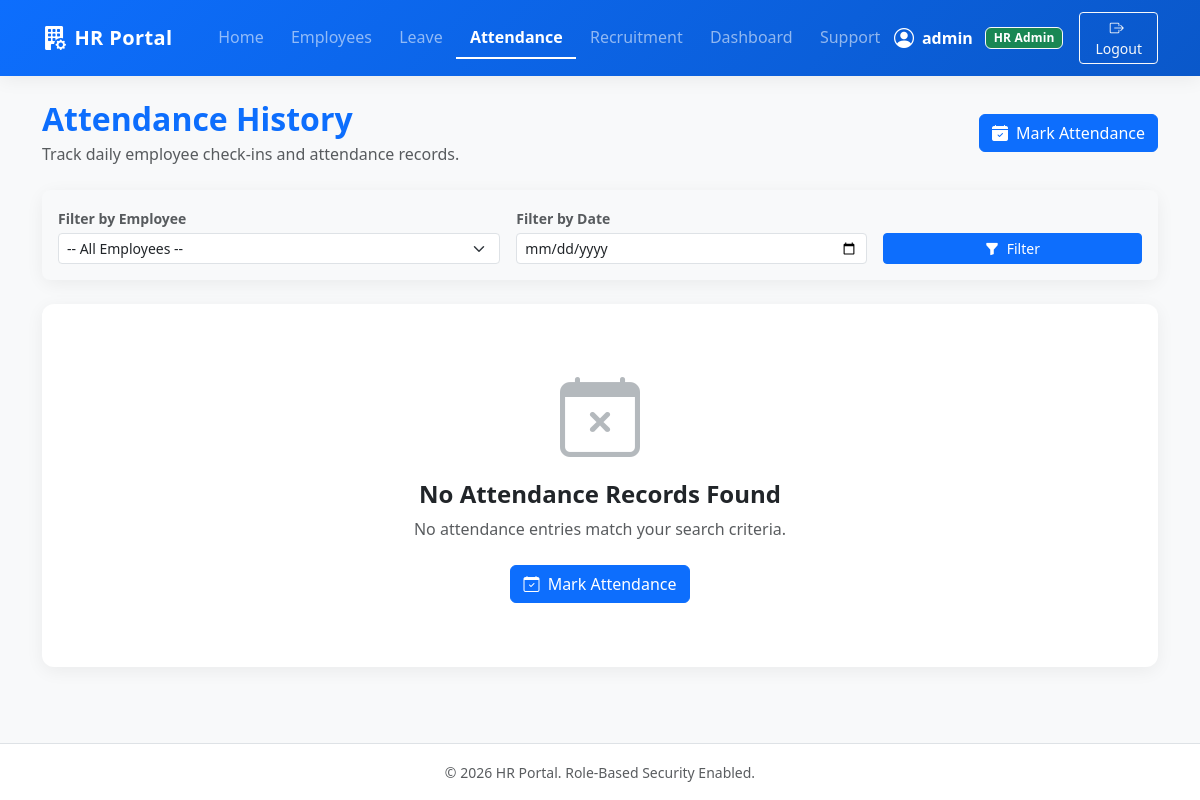
/attendance (signed in), run on an earlier commit of the app's database.
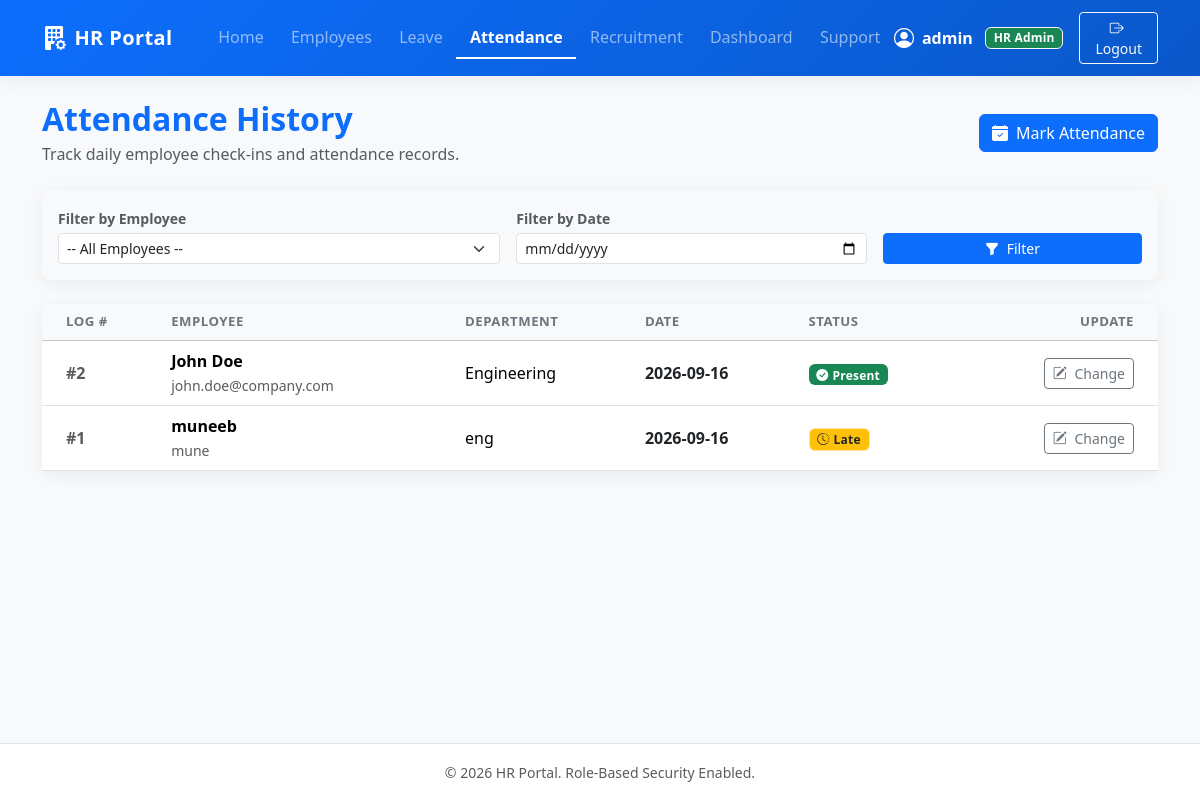
And on a later commit of the database.
### models/user.py (models this page shows, shortened)
class User(UserMixin, db.Model):
    __tablename__ = 'users'
    id = db.Column(db.Integer, primary_key=True)
    username = db.Column(db.String(80), unique=True, nullable=False)
    email = db.Column(db.String(120), unique=True, nullable=False)
    password_hash = db.Column(db.String(255), nullable=False)
    role = db.Column(db.String(20), nullable=False, default='employee')  # 'hr' or 'employee'
    employee_id = db.Column(db.Integer, db.ForeignKey('employees.id'), nullable=True)

### models/attendance.py (models this page shows, shortened)
class Attendance(db.Model):
    __tablename__ = 'attendances'
    id = db.Column(db.Integer, primary_key=True)
    employee_id = db.Column(db.Integer, db.ForeignKey('employees.id'), nullable=False)
    date = db.Column(db.Date, nullable=False)
    status = db.Column(db.String(20), nullable=False)  # Present, Absent, Late
    __table_args__ = (
        db.UniqueConstraint('employee_id', 'date', name='uq_employee_date'),
    )

### models/employee.py (models this page shows, shortened)
class Employee(db.Model):
    __tablename__ = 'employees'
    id = db.Column(db.Integer, primary_key=True)
    name = db.Column(db.String(100), nullable=False)
    email = db.Column(db.String(120), unique=True, nullable=False)
    department = db.Column(db.String(80), nullable=True)
    position = db.Column(db.String(80), nullable=True)
    join_date = db.Column(db.Date, nullable=False, default=date.today)
    leaves = db.relationship('Leave', backref='employee', lazy=True, cascade='all, delete-orphan')
    attendances = db.relationship('Attendance', backref='employee', lazy=True, cascade='all, delete-orphan')
    user_account = db.relationship('User', backref='employee', uselist=False)

### app.py (the view, shortened to what this page needs)
    @app.route('/attendance')
    @login_required
    def list_attendance():
        if current_user.role == 'hr':
            employees = Employee.query.order_by(Employee.name).all()
            emp_id_param = request.args.get('employee_id', type=int)
            date_param_str = request.args.get('date', '').strip()
            query = Attendance.query
            if emp_id_param:
                query = query.filter_by(employee_id=emp_id_param)
            if date_param_str:
                try:
                    selected_date = datetime.strptime(date_param_str, '%Y-%m-%d').date()
                    query = query.filter_by(date=selected_date)
                except ValueError:
                    pass
            attendances = query.order_by(Attendance.date.desc(), Attendance.id.desc()).all()
            return render_template(
                'attendance/list.html',
                attendances=attendances,
                employees=employees,
                selected_employee_id=emp_id_param,
                selected_date=date_param_str
            )

### templates/attendance/list.html (shortened to what this page needs)
{% extends "base.html" %}
{% block content %}
<div class="d-flex justify-content-between align-items-center mb-4">
    <div>
        <h2 class="fw-bold text-primary mb-1">Attendance History</h2>
        <p class="text-muted mb-0">
            {% if current_user.role == 'hr' %}
                Track daily employee check-ins and attendance records.
            {% else %}
                View your personal attendance record history (automated biometric log).
            {% endif %}
        </p>
    </div>
    {% if current_user.role == 'hr' %}
    <a href="{{ url_for('mark_attendance') }}" class="btn btn-primary d-flex align-items-center gap-2">
        <i class="bi bi-calendar-check-fill"></i>
        <span>Mark Attendance</span>
    </a>
    {% endif %}
</div>
<div class="card border-0 shadow-sm mb-4">
    <div class="card-body p-3 bg-light rounded-3">
        <form method="GET" action="{{ url_for('list_attendance') }}" class="row g-3 align-items-end">
            {% if current_user.role == 'hr' %}
            <div class="col-md-5">
                <label for="employee_id" class="form-label small fw-semibold text-muted mb-1">Filter by Employee</label>
                <select class="form-select form-select-sm" id="employee_id" name="employee_id">
                    <option value="">-- All Employees --</option>
                </select>
            </div>
            {% endif %}
            <div class="{% if current_user.role == 'hr' %}col-md-4{% else %}col-md-8{% endif %}">
                <label for="date" class="form-label small fw-semibold text-muted mb-1">Filter by Date</label>
                <input type="date" class="form-control form-control-sm" id="date" name="date" value="{{ selected_date or '' }}">
            </div>
            <div class="col-md-3 d-flex gap-2">
                <button type="submit" class="btn btn-sm btn-primary flex-grow-1">
                    <i class="bi bi-funnel-fill me-1"></i> Filter
                </button>
            </div>
        </form>
    </div>
</div>
{% if attendances %}
<div class="card border-0 shadow-sm">
    <div class="card-body p-0">
        <div class="table-responsive">
            <table class="table table-hover align-middle mb-0">
                <thead class="table-light">
                    <tr>
                        <th scope="col" class="ps-4">Log #</th>
                        <th scope="col">Employee</th>
                        <th scope="col">Department</th>
                        <th scope="col">Date</th>
                        <th scope="col">Status</th>
                        {% if current_user.role == 'hr' %}
                        <th scope="col" class="text-end pe-4">Update</th>
                        {% endif %}
                    </tr>
                </thead>
                <tbody>
                    {% for att in attendances %}
                    <tr>
                        <td class="ps-4 fw-semibold text-muted">#{{ att.id }}</td>
                        <td>
                            <div class="fw-bold">{{ att.employee.name if att.employee else 'Unknown' }}</div>
                            <small class="text-muted">{{ att.employee.email if att.employee else '' }}</small>
                        </td>
                        <td>{{ att.employee.department if att.employee and att.employee.department else 'N/A' }}</td>
                        <td>
                            <span class="fw-semibold text-dark">{{ att.date.strftime('%Y-%m-%d') }}</span>
                        </td>
                        <td>
                            {% if att.status == 'Present' %}
                                <span class="badge bg-success">
                                    <i class="bi bi-check-circle-fill me-1"></i>Present
                                </span>
                            {% elif att.status == 'Absent' %}
                                <span class="badge bg-danger">
                                    <i class="bi bi-x-circle-fill me-1"></i>Absent
                                </span>
                            {% elif att.status == 'Late' %}
                                <span class="badge bg-warning text-dark border border-warning-subtle">
                                    <i class="bi bi-clock-history me-1"></i>Late
                                </span>
                            {% endif %}
                        </td>
                        {% if current_user.role == 'hr' %}
                        <td class="text-end pe-4">
                            <a href="{{ url_for('mark_attendance', emp_id=att.employee_id, att_date=att.date.strftime('%Y-%m-%d')) }}" class="btn btn-sm btn-outline-secondary" title="Update Attendance">
                                <i class="bi bi-pencil-square me-1"></i> Change
                            </a>
                        </td>
                        {% endif %}
                    </tr>
                    {% endfor %}
                </tbody>
            </table>
        </div>
    </div>
</div>
{% else %}
<div class="card border-0 shadow-sm text-center py-5">
    <div class="card-body">
        <div class="text-muted mb-3">
            <i class="bi bi-calendar-x display-1 text-secondary opacity-50"></i>
        </div>
        <h4 class="fw-bold">No Attendance Records Found</h4>
        <p class="text-muted">No attendance entries match your search criteria.</p>
        {% if current_user.role == 'hr' %}
        <a href="{{ url_for('mark_attendance') }}" class="btn btn-primary mt-2">
            <i class="bi bi-calendar-check me-1"></i> Mark Attendance
        </a>
        {% endif %}
    </div>
</div>
{% endif %}
{% endblock %}

### templates/base.html (shortened to what this page needs)
<!DOCTYPE html>
<html lang="en">
<head>
    <link href="https://cdn.jsdelivr.net/npm/bootstrap@5.3.3/dist/css/bootstrap.min.css" rel="stylesheet">
    <link href="https://cdn.jsdelivr.net/npm/bootstrap-icons@1.11.3/font/bootstrap-icons.min.css" rel="stylesheet">
    <link rel="stylesheet" href="{{ url_for('static', filename='css/style.css') }}">
</head>
<body>
    <nav class="navbar navbar-expand-lg navbar-dark bg-primary shadow-sm">
        <div class="container">
            <a class="navbar-brand d-flex align-items-center gap-2" href="{{ url_for('index') }}">
                <i class="bi bi-building-fill-gear fs-4"></i>
                <span>HR Portal</span>
            </a>
            <div class="collapse navbar-collapse" id="navbarNav">
                <ul class="navbar-nav me-auto ms-lg-3">
                    {% if current_user.is_authenticated %}
                        <li class="nav-item">
                            <a class="nav-link {% if request.endpoint == 'index' %}active{% endif %}" href="{{ url_for('index') }}">Home</a>
                        </li>
                        {% if current_user.role == 'hr' %}
                            <li class="nav-item">
                                <a class="nav-link {% if request.endpoint in ['list_employees', 'add_employee', 'edit_employee'] %}active{% endif %}" href="{{ url_for('list_employees') }}">Employees</a>
                            </li>
                            <li class="nav-item">
                                <a class="nav-link {% if request.endpoint in ['list_leaves', 'apply_leave'] %}active{% endif %}" href="{{ url_for('list_leaves') }}">Leave</a>
                            </li>
                            <li class="nav-item">
                                <a class="nav-link {% if request.endpoint in ['list_attendance', 'mark_attendance'] %}active{% endif %}" href="{{ url_for('list_attendance') }}">Attendance</a>
                            </li>
                            <li class="nav-item">
                                <a class="nav-link {% if request.endpoint in ['list_jobs', 'add_job', 'job_details', 'add_candidate', 'job_matches'] %}active{% endif %}" href="{{ url_for('list_jobs') }}">Recruitment</a>
                            </li>
                            <li class="nav-item">
                                <a class="nav-link {% if request.endpoint == 'dashboard' %}active{% endif %}" href="{{ url_for('dashboard') }}">Dashboard</a>
                            </li>
                            <li class="nav-item">
                                <a class="nav-link {% if request.endpoint in ['list_tickets', 'create_ticket'] %}active{% endif %}" href="{{ url_for('list_tickets') }}">Support</a>
                            </li>
                        {% endif %}
                    {% endif %}
                </ul>
                <ul class="navbar-nav ms-auto align-items-center gap-2">
                    {% if current_user.is_authenticated %}
                        <li class="nav-item d-flex align-items-center gap-2 text-white">
                            <i class="bi bi-person-circle fs-5"></i>
                            <span class="fw-bold me-1">{{ current_user.username }}</span>
                            {% if current_user.role == 'hr' %}
                                <span class="badge bg-success text-white border border-light">HR Admin</span>
                            {% else %}
                                <span class="badge bg-warning text-dark border border-light">Employee</span>
                            {% endif %}
                        </li>
                        <li class="nav-item">
                            <a href="{{ url_for('logout') }}" class="btn btn-outline-light btn-sm ms-2">
                                <i class="bi bi-box-arrow-right me-1"></i> Logout
                            </a>
                        </li>
                    {% else %}
                        <li class="nav-item">
                            <a href="{{ url_for('login') }}" class="btn btn-light btn-sm text-primary fw-bold px-3">
                                <i class="bi bi-box-arrow-in-right me-1"></i> Sign In
                            </a>
                        </li>
                    {% endif %}
                </ul>
            </div>
        </div>
    </nav>
    <main class="container my-4">
        {% block content %}
        {% endblock %}
    </main>
    <footer class="py-3 border-top text-center text-muted">
        <div class="container">
            <small>&copy; 2026 HR Portal. Role-Based Security Enabled.</small>
        </div>
    </footer>
</body>
</html>

### static/css/style.css (style rules this page uses)
:root { --primary-color: #0d6efd; --primary-dark: #0a58ca; --primary-light: #e7f1ff; --secondary-bg: #f8f9fa; --card-border-radius: 12px; --card-shadow: 0 4px 18px rgba(0, 0, 0, 0.06); --hover-shadow: 0 8px 25px rgba(13, 110, 253, 0.12); }
body { background-color: var(--secondary-bg); font-family: 'Segoe UI', system-ui, -apple-system, BlinkMacSystemFont, Roboto, sans-serif; color: #212529; min-height: 100vh; display: flex; flex-direction: column; -webkit-font-smoothing: antialiased; }
main { flex: 1; }
.navbar { padding-top: 0.75rem; padding-bottom: 0.75rem; background: linear-gradient(135deg, #0d6efd 0%, #0a58ca 100%) !important; }
.navbar-brand { font-size: 1.25rem; font-weight: 700; letter-spacing: 0.4px; }
.nav-link { font-weight: 500; padding-left: 0.85rem !important; padding-right: 0.85rem !important; transition: color 0.15s ease-in-out; }
.nav-link.active { font-weight: 600; border-bottom: 2px solid #ffffff; }
.card { border-radius: var(--card-border-radius); transition: transform 0.2s ease, box-shadow 0.2s ease; }
.shadow-sm { box-shadow: var(--card-shadow) !important; }
.table th { font-size: 0.825rem; font-weight: 700; text-transform: uppercase; letter-spacing: 0.5px; color: #6c757d; }
.badge { font-weight: 600; letter-spacing: 0.2px; }
footer { background-color: #ffffff; border-top: 1px solid #e9ecef; }

What changed in the data, as far as the page shows it:
added Attendance: id "2", employee "John Doe", employee "john.doe@company.com", employee "Engineering", date "2026-09-16", status "Present" (drawn)
added Attendance: id "1", employee "muneeb", employee "mune", employee "eng", date "2026-09-16", status "Late" (drawn)
Also different on the page:
text no longer shown: "No Attendance Records Found No attendance entries match your search criteria. Mark Attendance"
text now shown: "LOG # EMPLOYEE DEPARTMENT DATE STATUS UPDATE"
